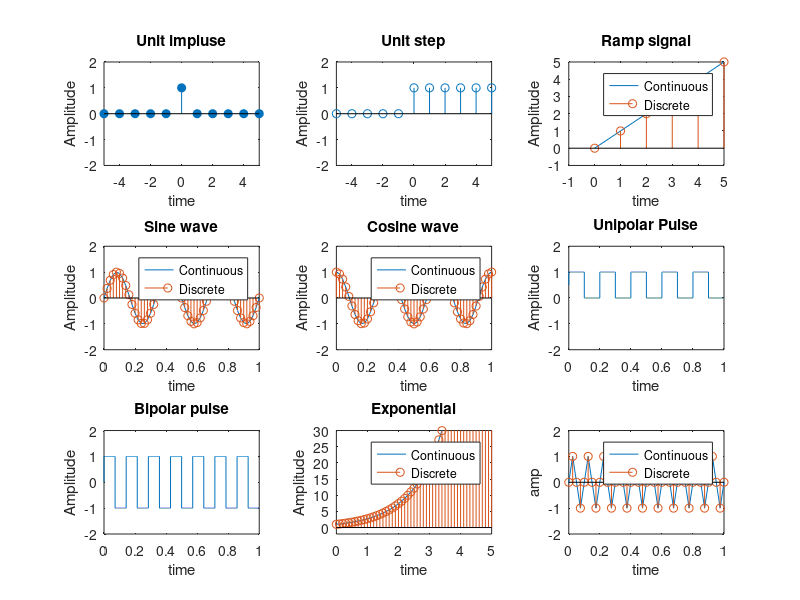

Write the MATLAB code that produced this figure.
%Simulation of basic test signals
clc;
clear all;
close all;
%Unit impulse
t1=-5:1:5;
y1=[zeros(1,5),ones(1,1),zeros(1,5)];
subplot(3,3,1);
stem(t1,y1,"filled");
xlabel("time");
ylabel("Amplitude");
title("Unit impluse");
axis([-5 5 -2 2]);
%unit step
y2=[zeros(1,5),ones(1,6)];
subplot(3,3,2);
stem(t1,y2);
xlabel("time");
ylabel("Amplitude");
title("Unit step");
axis([-5 5 -2 2]);
%Unit ramp signal
t3=0:1:5;
y3=t3;
subplot(3,3,3);
plot(t3,y3);
hold on;
stem(t3,y3);
xlabel("time");
ylabel("Amplitude");
title("Ramp signal");
legend("Continuous","Discrete");
axis([-1 5 -1 5]);
%Sine signal
f4=3;
t4=0:0.02:1;
y4=sin(2*pi*f4*t4);
subplot(3,3,4);
plot(t4,y4);
hold on;
stem(t4,y4);
xlabel("time");
ylabel("Amplitude");
title("Sine wave");
legend("Continuous","Discrete");
axis([0 1 -2 2]);
%Cosine signal
t5=0:0.02:1;
y5=cos(2*pi*f4*t5);
subplot(3,3,5);
plot(t5,y5);
hold on;
stem(t5,y5);
xlabel("time");
ylabel("Amplitude");
title("Cosine wave");
legend("Continuous","Discrete");
axis([0 1 -2 2]);
%Unipolar pulse
f6=5;
t6=0:0.0001:1;
y6=0.5* (sign(sin(2*pi*f6*t6))+1);
subplot(3,3,6);
plot(t6,y6);
xlabel("time");
ylabel("Amplitude");
title("Unipolar Pulse");
axis([0 1 -2 2]);
%Bipolar pulse
f7=7;
y7=sign(sin(2*pi*f7*t6));
subplot(3,3,7);
plot(t6,y7);
xlabel("time");
ylabel("Amplitude");
title("Bipolar pulse");
axis([0 1 -2 2]);
%exponential signal
t8=0:0.1:5;
y8=exp(1*t8);
subplot(3,3,8);
plot(t8,y8);
hold on;
stem(t8,y8);
xlabel("time");
ylabel("Amplitude");
title("Exponential");
legend("Continuous","Discrete");
axis([0 5 -2 30]);
%Triangular wave
f9=10;
t9 = 0:0.025:1;
y9 = sin(2 *pi * f9 * t9);
subplot(3,3,9);
plot(t9, y9);
hold on;
stem(t9, y9);
xlabel("time");
ylabel("amp");
legend("Continuous","Discrete");
axis([0 1 -2 2]);